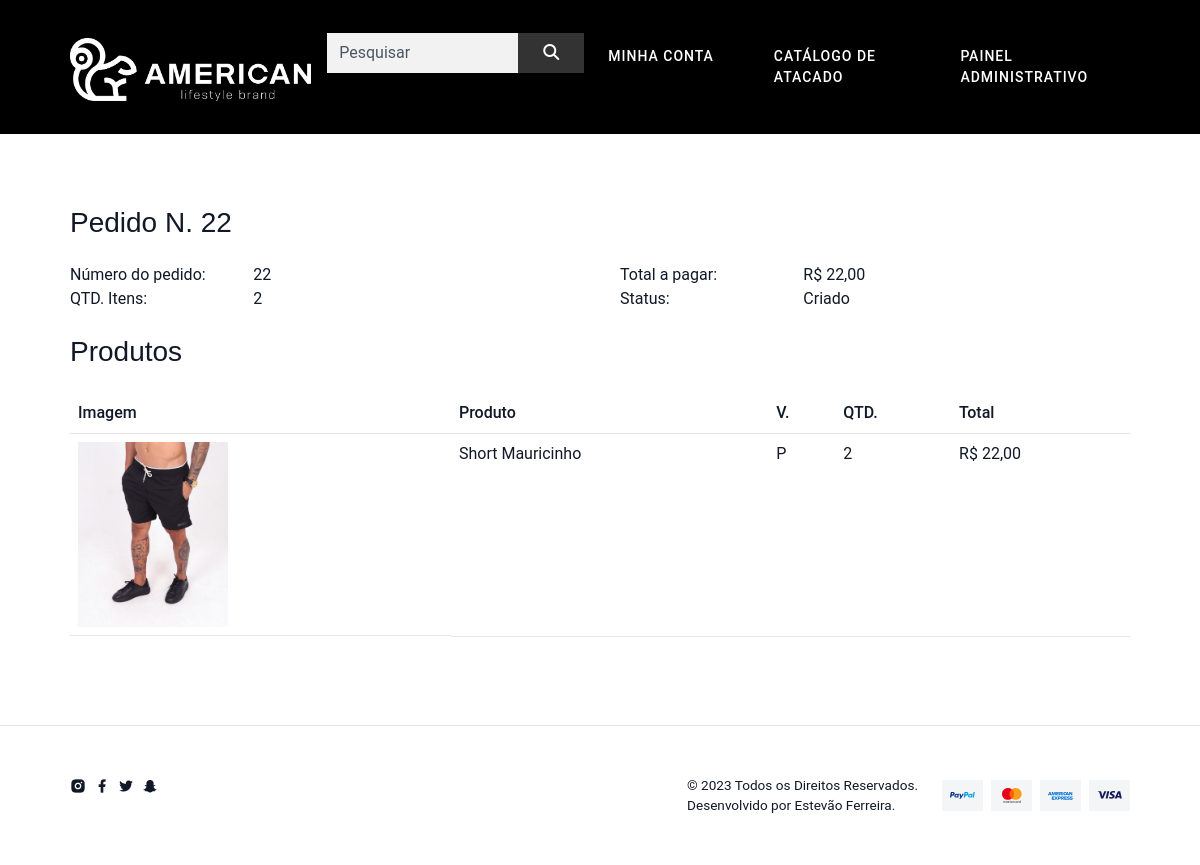
Screenshot of /pedido/detalhe_admin/22 (signed in) with the database file from the repository.
### pedido/models.py (models this page shows, shortened)
class Pedido(models.Model):
    usuario = models.ForeignKey(User, on_delete=models.CASCADE)
    total = models.FloatField()
    qtd_total = models.PositiveIntegerField()
    status = models.CharField(
        default="C",
        max_length=1,
        choices=(
            ('C', 'Criado'),
            ('A', 'Aprovado'),
        )
    )
    data = models.DateField(default=timezone.now,
                            verbose_name='Data do pedido')
    pagamento = models.CharField(
        default="C",
        max_length=1,
        choices=(
            ('C', 'Cartão'),
            ('D', 'Dinheiro'),
        )
    )
    vendedor = models.ForeignKey(
        Vendedor, on_delete=models.CASCADE, blank=True, null=True)
    def __str__(self):
        return f'Pedido N. {self.pk}'

class ItemPedido(models.Model):
    pedido = models.ForeignKey(Pedido, on_delete=models.CASCADE)
    produto = models.CharField(max_length=255)
    produto_id = models.PositiveIntegerField()
    variacao = models.CharField(max_length=255)
    variacao_id = models.PositiveIntegerField()
    preco = models.FloatField()
    preco_promocional = models.FloatField(default=0)
    quantidade = models.PositiveIntegerField()
    imagem = models.CharField(max_length=2000)
    class Meta:
        verbose_name = 'Item do pedido'
        verbose_name_plural = 'Itens do pedido'

### pedido/views.py (the view)
# urls.py: path('detalhe_admin/<int:pk>',
@login_required
def detalhe_admin(request, pk):
    pedido = get_object_or_404(Pedido, pk=pk)
    if request.method == 'POST':
        pedido.status = request.POST['status']
        pedido.save()
    return render(request, 'pedido/detalhe_admin.html', {'pedido': pedido})

### produto/templatetags/omfilters.py (called while the page is built)
@register.filter
def formata_preco(val):
    return utils.formata_preco(val)

### utils/utils.py (called while the page is built)
def formata_preco(val):
    return f'R$ {val:.2f}'.replace('.', ',')

### pedido/templates/pedido/detalhe_admin.html (shortened to what this page needs)
{% extends 'base.html' %}
{% load omfilters %}
{% load static %}
{% block conteudo %}
{% include 'parciais/_pedido_admin.html' %}
{% endblock %}

### templates/parciais/_pedido_admin.html (shortened to what this page needs)
{% load static %}
{% load omfilters %}
{% block conteudo %}
<section class="mt-0 ">
 <div class="container-fluid mt-5">
  <div class="row">
   <div class="col">
    <br>
    <h3>{{ pedido }}</h3>
    <div class="row mt-4">
     <div class="col-lg-2 font-weight-bold">Número do pedido:</div>
     <div class="col-lg-4">{{ pedido.id }}</div>
     <div class="col-lg-2 font-weight-bold">Total a pagar:</div>
     <div class="col-lg-4">{{ pedido.total|formata_preco }}</div>
     <div class="col-lg-2 font-weight-bold">QTD. Itens:</div>
     <div class="col-lg-4">{{ pedido.qtd_total }}</div>
     <div class="col-lg-2 font-weight-bold">Status:</div>
     <div class="col-lg-4">{{ pedido.get_status_display }}</div>
    </div>
    <div class="row mt-4">
     <div class="col">
      <h3>Produtos</h3>
     </div>
    </div>
    <div class="table-responsive mt-3">
     <table class="table">
      <tr>
       <th class="d-none d-lg-block">Imagem</th>
       <th>Produto</th>
       <th>V.</th>
       <th>QTD.</th>
       <th>Total</th>
      </tr>
      {% for linha in pedido.itempedido_set.all %}
      <tr>
       <td class="d-none d-lg-block">
        <img class="cart-img" src="{% get_media_prefix %}{{ linha.imagem }}" style="width: 150px;">
       </td>
       <td>{{ linha.produto }}</td>
       <td>{{ linha.variacao }}</td>
       <td>{{ linha.quantidade }}</td>
       <td>
        {% if linha.preco_promocional %}
        {{ linha.preco_promocional|formata_preco }}
        {% else %}
        {{ linha.preco|formata_preco }}
        {% endif %}
       </td>
      </tr>
      {% endfor %}
     </table>
    </div>
   </div>
  </div>
 </div>
</section>
{% endblock %}

### templates/static/css/libs.bundle.css (style rules this page uses)
:root { --swiper-theme-color: #007aff }
:root { --swiper-navigation-size: 44px }

### rows the page displays
Pedido: id "Pedido N. 22", id "22", total "R$ 22,00", qtd_total "2", status "Criado"
ItemPedido: imagem (picture), produto "Short Mauricinho", variacao "P", quantidade "2", preco_promocional "R$ 22,00"
